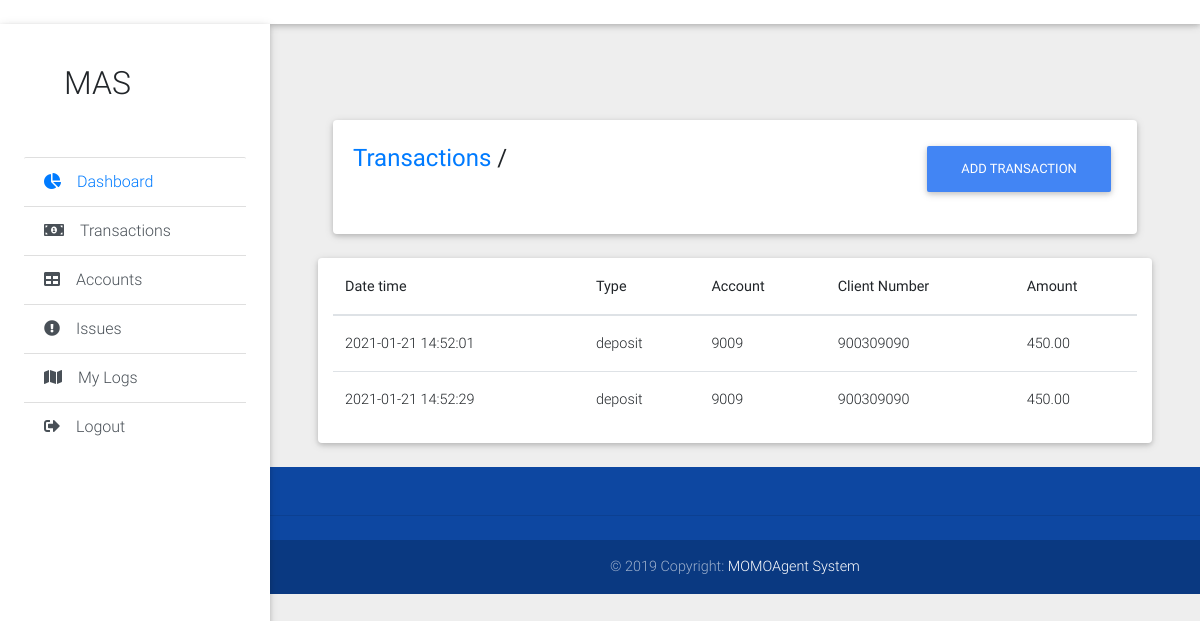
The page /staff/transactions.php on the database its author committed.
### tables this page shows
CREATE TABLE `transaction` (
  `tid` int(11) NOT NULL,
  `timestamp` timestamp NOT NULL DEFAULT current_timestamp(),
  `type` enum('cashout','deposit') NOT NULL,
  `account_id` int(10) NOT NULL,
  `client_numb` varchar(11) NOT NULL,
  `amount` decimal(10,2) NOT NULL
);

### staff/transactions.php (the view, shortened to what this page needs)
<!DOCTYPE html>
<html lang="en">
<?php include_once 'static/head.php';
include_once("../db.php");
$result = $pdo->query("SELECT * FROM transaction");
?>
<body class="grey lighten-3">
  <header>
<?php include_once 'static/navbar.php'; ?>
<?php include_once 'static/sidebar.php'; ?>
  </header>
  <main class="pt-5 mx-lg-5">
    <div class="container-fluid mt-5">
      <div class="card mb-4 wow fadeIn">
        <div class="card-body d-sm-flex justify-content-between">
          <h4 class="mb-2 mb-sm-0 pt-1">
            <a href="#" >Transactions</a>
            <span>/</span>
          </h4>
          <p><a href="addtransaction.php" class="btn btn-primary">Add Transaction</a></p>
        </div>
      </div>
      <div class="row card wow fadeIn">
        <div class="col">
          <table class="table table-hover">
            <thead class="table-black">
              <tr>
                <th>Date time</th>
                <th>Type</th>
                <th>Account</th>
                <th>Client Number</th>
                <th>Amount</th>
              </tr>
            </thead>
            <tbody>
              <?php
                while($row = $result->fetch(PDO::FETCH_ASSOC)) {
                  echo "<tr>";
                  echo "<td>".$row['timestamp']."</td>";
                  echo "<td>".$row['type']."</td>";
                  echo "<td>".$row['account_id']."</td>";
                  echo "<td>".$row['client_numb']."</td>";
                  echo "<td>".$row['amount']."</td>";
                 ?>
              <?php } ?>
            </tbody>
          </table>
        </div>
      </div>
    </div>
  </main>
<?php include_once 'static/footer.php'; ?>
</body>
</html>

### rows shown on the page
transaction: timestamp "2021-01-21 14:52:01", type "deposit", account "9009", client_numb "900309090", amount "450.00"
transaction: timestamp "2021-01-21 14:52:29", type "deposit", account "9009", client_numb "900309090", amount "450.00"
